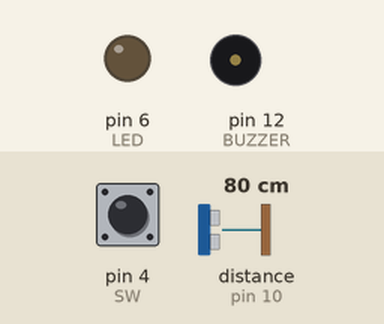
This sketch was run on a simulated Arduino Uno, built with avr-gcc and run on an emulated ATmega328P. On the bench: output pins drawn as LEDs (lit = HIGH), buzzer (waves = sounding). Wiring (inferred from the names in the program): ultrasonic range finder: trigger pin 9; echo pin 10. Inputs (shaded band) come from the test bench; at power-on: distance to the obstacle (sensor on pin 10) 80 cm, pin 4 (SW) HIGH. The echo pulse lasts 58.3 µs per cm; pins used as bus, display or sensor lines are not drawn; what the sketch prints to the serial monitor is not drawn.

Above: at 1.2 s.
1.3 s: distance to the obstacle (sensor on pin 10) set to 12 cm
2.8 s: distance to the obstacle (sensor on pin 10) set to 9 cm
At 3.5 s:
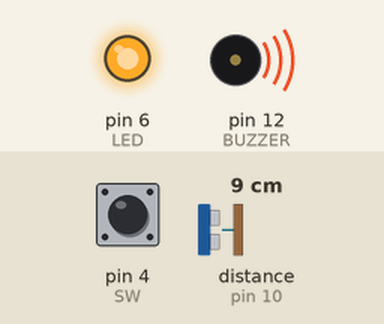
4.4 s: pin 4 (SW) pulled LOW for 0.15 s
At 4.52 s:
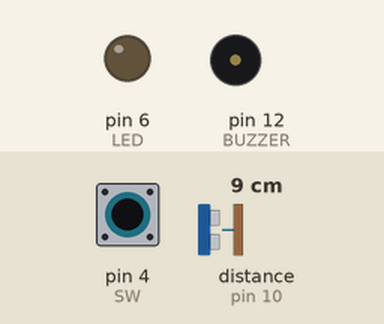
6.1 s: pin 4 (SW) pulled LOW for 3.2 s
At 10.6 s:
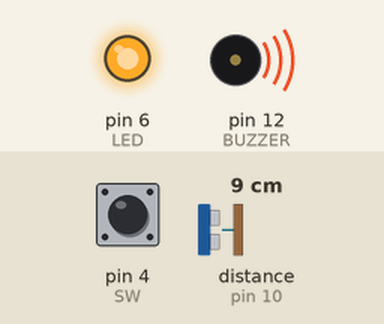
10.9 s: distance to the obstacle (sensor on pin 10) set to 18 cm
At 12.5 s:
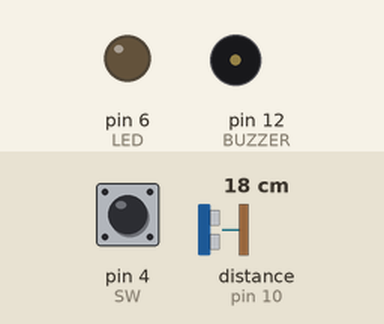
Timing chart, 0 to 13.7 s (numbered marks = the images above; inputs shaded):
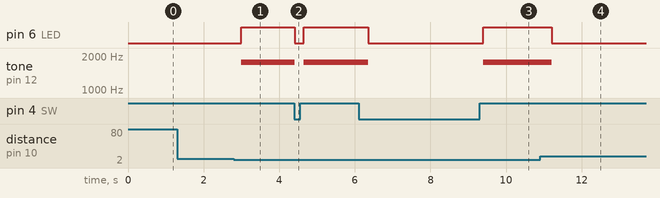

Measured:
- the behaviour switches between 11 and 10 cm on distance to the obstacle (sensor on pin 10) (found by bisection; images 0 and 1)
- after the input at 1.3 s, every drawn part: stays the same
- after the input at 2.8 s, pin 6 (LED): LOW → HIGH after 0.20 s; tone on pin 12 (BUZZER): silent → 1760 Hz after 0.20 s
- after the input at 4.4 s, pin 6 (LED): HIGH → LOW at once, → HIGH 0.25 s later; tone on pin 12 (BUZZER): 1760 Hz → silent at once, → 1760 Hz 0.25 s later
- after the input at 6.1 s, pin 6 (LED): HIGH → LOW after 0.26 s, → HIGH 3.0 s later; tone on pin 12 (BUZZER): 1760 Hz → silent after 0.26 s, → 1760 Hz 3.0 s later
- after the input at 10.9 s, pin 6 (LED): HIGH → LOW after 0.31 s; tone on pin 12 (BUZZER): 1760 Hz → silent after 0.31 s

The sketch:

gpt_arduino_1.ino
```cpp
#include "pitches.h"

#define TRIG 9
#define ECHO 10
#define SW 4
#define LED 6
#define BUZZER 12

bool ledOn = false;
bool buzzerOn = false;

void setup() {
  Serial.begin(115200);
  pinMode(LED, OUTPUT);
  pinMode(SW, INPUT_PULLUP);
  pinMode(TRIG, OUTPUT);
  pinMode(ECHO, INPUT);
  pinMode(BUZZER, OUTPUT);
}

float getDistance() {
  digitalWrite(TRIG, LOW);
  delayMicroseconds(2);
  digitalWrite(TRIG, HIGH);
  delayMicroseconds(10);
  digitalWrite(TRIG, LOW);

  long duration = pulseIn(ECHO, HIGH);
  float distance = duration / 29.0 / 2.0;

  return distance;
}

void setLED(bool on) {
  digitalWrite(LED, on ? HIGH : LOW);
  ledOn = on;
}

void setBuzzer(bool on) {
  if (on) {
    tone(BUZZER, 1760);
  } else {
    noTone(BUZZER);
  }
  buzzerOn = on;
}

void loop() {
  if (digitalRead(SW) == HIGH) {
    float distance = getDistance();
    Serial.print(distance);
    Serial.print("cm");
    delay(100);
    if (distance <= 10) {
      if (!ledOn) setLED(true);
      if (!buzzerOn) setBuzzer(true);
      delay(200);
    } else {
      if (ledOn) setLED(false);
      if (buzzerOn) setBuzzer(false);
    }
  } else {
    if (ledOn) setLED(false);
    if (buzzerOn) setBuzzer(false);
  }
}
```

pitches.h
```cpp
/*************************************************
   Public Constants
 *************************************************/

#define NOTE_B0 31
#define NOTE_C1 33
#define NOTE_CS1 35
#define NOTE_D1 37
#define NOTE_DS1 39
#define NOTE_E1 41
#define NOTE_F1 44
#define NOTE_FS1 46
#define NOTE_G1 49
#define NOTE_GS1 52
#define NOTE_A1 55
#define NOTE_AS1 58
#define NOTE_B1 62
#define NOTE_C2 65
#define NOTE_CS2 69
#define NOTE_D2 73
#define NOTE_DS2 78
#define NOTE_E2 82
#define NOTE_F2 87
#define NOTE_FS2 93
#define NOTE_G2 98
#define NOTE_GS2 104
#define NOTE_A2 110
#define NOTE_AS2 117
#define NOTE_B2 123
#define NOTE_C3 131
#define NOTE_CS3 139
#define NOTE_D3 147
#define NOTE_DS3 156
#define NOTE_E3 165
#define NOTE_F3 175
#define NOTE_FS3 185
#define NOTE_G3 196
#define NOTE_GS3 208
#define NOTE_A3 220
#define NOTE_AS3 233
#define NOTE_B3 247
#define NOTE_C4 262
#define NOTE_CS4 277
#define NOTE_D4 294
#define NOTE_DS4 311
#define NOTE_E4 330
#define NOTE_F4 349
#define NOTE_FS4 370
#define NOTE_G4 392
#define NOTE_GS4 415
#define NOTE_A4 440
#define NOTE_AS4 466
#define NOTE_B4 494
#define NOTE_C5 523
#define NOTE_CS5 554
#define NOTE_D5 587
#define NOTE_DS5 622
#define NOTE_E5 659
#define NOTE_F5 698
#define NOTE_FS5 740
#define NOTE_G5 784
#define NOTE_GS5 831
#define NOTE_A5 880
#define NOTE_AS5 932
#define NOTE_B5 988
#define NOTE_C6 1047
#define NOTE_CS6 1109
#define NOTE_D6 1175
#define NOTE_DS6 1245
#define NOTE_E6 1319
#define NOTE_F6 1397
#define NOTE_FS6 1480
#define NOTE_G6 1568
#define NOTE_GS6 1661
#define NOTE_A6 1760
#define NOTE_AS6 1865
#define NOTE_B6 1976
#define NOTE_C7 2093
#define NOTE_CS7 2217
#define NOTE_D7 2349
#define NOTE_DS7 2489
#define NOTE_E7 2637
#define NOTE_F7 2794
#define NOTE_FS7 2960
#define NOTE_G7 3136
#define NOTE_GS7 3322
#define NOTE_A7 3520
#define NOTE_AS7 3729
#define NOTE_B7 3951
#define NOTE_C8 4186
#define NOTE_CS8 4435
#define NOTE_D8 4699
#define NOTE_DS8 4978
```
